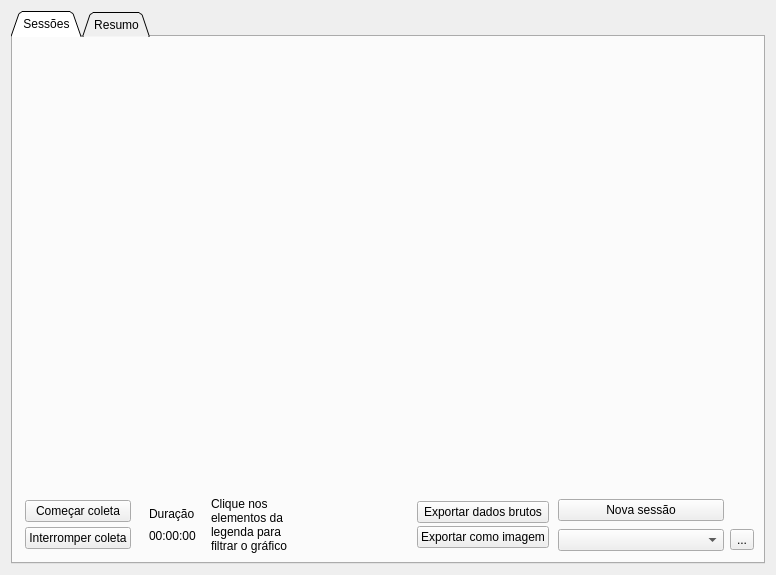
<?xml version="1.0" encoding="UTF-8"?>
<ui version="4.0">
 <class>useStatisticsForm</class>
 <widget class="QWidget" name="useStatisticsForm">
  <property name="geometry">
   <rect>
    <x>0</x>
    <y>0</y>
    <width>776</width>
    <height>575</height>
   </rect>
  </property>
  <property name="windowTitle">
   <string>Form</string>
  </property>
  <layout class="QGridLayout" name="gridLayout" rowstretch="0" rowminimumheight="0">
   <item row="0" column="0">
    <widget class="QWidget" name="useStatisticsWidgetContianer" native="true">
     <layout class="QGridLayout" name="gridLayout_2" rowstretch="1" columnstretch="0,0">
      <property name="leftMargin">
       <number>0</number>
      </property>
      <property name="topMargin">
       <number>0</number>
      </property>
      <property name="rightMargin">
       <number>0</number>
      </property>
      <property name="bottomMargin">
       <number>0</number>
      </property>
      <property name="spacing">
       <number>0</number>
      </property>
      <item row="0" column="0" colspan="2">
       <widget class="QTabWidget" name="statsTabWidget">
        <property name="tabShape">
         <enum>QTabWidget::TabShape::Triangular</enum>
        </property>
        <property name="currentIndex">
         <number>0</number>
        </property>
        <widget class="QWidget" name="sessionTab">
         <attribute name="title">
          <string>Sessões</string>
         </attribute>
         <layout class="QGridLayout" name="gridLayout_3" rowstretch="1,0">
          <property name="leftMargin">
           <number>0</number>
          </property>
          <property name="topMargin">
           <number>0</number>
          </property>
          <property name="rightMargin">
           <number>0</number>
          </property>
          <property name="bottomMargin">
           <number>0</number>
          </property>
          <property name="spacing">
           <number>0</number>
          </property>
          <item row="0" column="0">
           <widget class="QWidget" name="sessionChartContainer" native="true">
            <layout class="QGridLayout" name="gridLayout_6"/>
           </widget>
          </item>
          <item row="1" column="0">
           <widget class="QWidget" name="buttonsContainer" native="true">
            <layout class="QHBoxLayout" name="horizontalLayout" stretch="0,0,1,1,0,2">
             <property name="spacing">
              <number>6</number>
             </property>
             <property name="sizeConstraint">
              <enum>QLayout::SizeConstraint::SetDefaultConstraint</enum>
             </property>
             <item>
              <widget class="QWidget" name="listeningButtonContainer" native="true">
               <layout class="QVBoxLayout" name="verticalLayout">
                <property name="spacing">
                 <number>5</number>
                </property>
                <property name="leftMargin">
                 <number>3</number>
                </property>
                <property name="topMargin">
                 <number>3</number>
                </property>
                <property name="rightMargin">
                 <number>3</number>
                </property>
                <property name="bottomMargin">
                 <number>3</number>
                </property>
                <item>
                 <widget class="QPushButton" name="startListening">
                  <property name="text">
                   <string>Começar coleta</string>
                  </property>
                 </widget>
                </item>
                <item>
                 <widget class="QPushButton" name="stopListening">
                  <property name="text">
                   <string>Interromper coleta</string>
                  </property>
                 </widget>
                </item>
               </layout>
              </widget>
             </item>
             <item>
              <widget class="QWidget" name="timelapseContainer" native="true">
               <layout class="QGridLayout" name="gridLayout_4">
                <item row="1" column="0">
                 <widget class="QLabel" name="timelapseLabel">
                  <property name="toolTip">
                   <string comment="UserStatsHelper">Duração total da sessão</string>
                  </property>
                  <property name="text">
                   <string>00:00:00</string>
                  </property>
                 </widget>
                </item>
                <item row="0" column="0">
                 <widget class="QLabel" name="timelapseDescriptionLabel">
                  <property name="toolTip">
                   <string comment="UserStatsHelper">Duração total da sessão</string>
                  </property>
                  <property name="text">
                   <string>Duração</string>
                  </property>
                 </widget>
                </item>
               </layout>
              </widget>
             </item>
             <item>
              <widget class="QLabel" name="graphLegendHelperLabel">
               <property name="text">
                <string comment="UserStatsHelper">Clique nos elementos da legenda para filtrar o gráfico</string>
               </property>
               <property name="wordWrap">
                <bool>true</bool>
               </property>
              </widget>
             </item>
             <item>
              <spacer name="horizontalSpacer">
               <property name="orientation">
                <enum>Qt::Orientation::Horizontal</enum>
               </property>
               <property name="sizeHint" stdset="0">
                <size>
                 <width>40</width>
                 <height>20</height>
                </size>
               </property>
              </spacer>
             </item>
             <item>
              <widget class="QWidget" name="exportControlContainer" native="true">
               <layout class="QVBoxLayout" name="verticalLayout_2">
                <property name="spacing">
                 <number>2</number>
                </property>
                <property name="leftMargin">
                 <number>3</number>
                </property>
                <property name="topMargin">
                 <number>3</number>
                </property>
                <property name="rightMargin">
                 <number>3</number>
                </property>
                <property name="bottomMargin">
                 <number>3</number>
                </property>
                <item>
                 <widget class="QPushButton" name="exportSessioCSVButton">
                  <property name="toolTip">
                   <string comment="UserStatsHelper">Exportação de dados de uso da sessão, arquivos exportados são enviados para a pasta raiz da ferramenta</string>
                  </property>
                  <property name="text">
                   <string>Exportar dados brutos</string>
                  </property>
                  <property name="icon">
                   <iconset theme="QIcon::ThemeIcon::GoDown"/>
                  </property>
                 </widget>
                </item>
                <item>
                 <widget class="QPushButton" name="exportSessionImageButton">
                  <property name="text">
                   <string>Exportar como imagem</string>
                  </property>
                  <property name="icon">
                   <iconset theme="QIcon::ThemeIcon::CameraPhoto"/>
                  </property>
                 </widget>
                </item>
               </layout>
              </widget>
             </item>
             <item>
              <widget class="QWidget" name="sessionSelectorContainer" native="true">
               <layout class="QGridLayout" name="gridLayout_5">
                <property name="leftMargin">
                 <number>0</number>
                </property>
                <property name="topMargin">
                 <number>0</number>
                </property>
                <property name="rightMargin">
                 <number>0</number>
                </property>
                <property name="bottomMargin">
                 <number>0</number>
                </property>
                <item row="3" column="0">
                 <widget class="QComboBox" name="sessionComboBox">
                  <property name="toolTip">
                   <string/>
                  </property>
                  <property name="sizeAdjustPolicy">
                   <enum>QComboBox::SizeAdjustPolicy::AdjustToContents</enum>
                  </property>
                 </widget>
                </item>
                <item row="1" column="0">
                 <widget class="QPushButton" name="newSessionButton">
                  <property name="text">
                   <string>Nova sessão</string>
                  </property>
                 </widget>
                </item>
                <item row="3" column="1">
                 <widget class="QToolButton" name="deleteSessionButton">
                  <property name="toolTip">
                   <string comment="UserStatsHelper">Excluir a sessão atual</string>
                  </property>
                  <property name="text">
                   <string>...</string>
                  </property>
                  <property name="icon">
                   <iconset theme="QIcon::ThemeIcon::EditDelete"/>
                  </property>
                 </widget>
                </item>
               </layout>
              </widget>
             </item>
            </layout>
           </widget>
          </item>
         </layout>
        </widget>
        <widget class="QWidget" name="summaryTab">
         <attribute name="title">
          <string>Resumo</string>
         </attribute>
         <layout class="QGridLayout" name="gridLayout_7">
          <property name="leftMargin">
           <number>0</number>
          </property>
          <property name="topMargin">
           <number>0</number>
          </property>
          <property name="rightMargin">
           <number>0</number>
          </property>
          <property name="bottomMargin">
           <number>0</number>
          </property>
          <property name="spacing">
           <number>0</number>
          </property>
          <item row="0" column="0">
           <widget class="QWidget" name="summaryStatsContainer" native="true">
            <layout class="QGridLayout" name="gridLayout_8" rowstretch="1,0">
             <property name="leftMargin">
              <number>0</number>
             </property>
             <property name="topMargin">
              <number>0</number>
             </property>
             <property name="rightMargin">
              <number>0</number>
             </property>
             <property name="bottomMargin">
              <number>0</number>
             </property>
             <property name="spacing">
              <number>0</number>
             </property>
             <item row="0" column="0">
              <widget class="QWidget" name="summaryChartContainer" native="true">
               <layout class="QGridLayout" name="gridLayout_10"/>
              </widget>
             </item>
             <item row="1" column="0">
              <widget class="QWidget" name="sessionDurationContainer" native="true">
               <layout class="QHBoxLayout" name="horizontalLayout_2">
                <item>
                 <widget class="QLabel" name="sessionTimeLabel">
                  <property name="text">
                   <string>Tempo médio de sesões</string>
                  </property>
                 </widget>
                </item>
                <item>
                 <widget class="QLabel" name="avgSessionTime">
                  <property name="text">
                   <string>TextLabel</string>
                  </property>
                 </widget>
                </item>
                <item>
                 <widget class="QLabel" name="countSessionLabel">
                  <property name="text">
                   <string>Total de seções</string>
                  </property>
                 </widget>
                </item>
                <item>
                 <widget class="QLabel" name="countSession">
                  <property name="text">
                   <string>TextLabel</string>
                  </property>
                 </widget>
                </item>
               </layout>
              </widget>
             </item>
            </layout>
           </widget>
          </item>
         </layout>
        </widget>
       </widget>
      </item>
     </layout>
    </widget>
   </item>
  </layout>
 </widget>
 <resources/>
 <connections/>
 <buttongroups>
  <buttongroup name="handButtonGroup"/>
 </buttongroups>
</ui>
